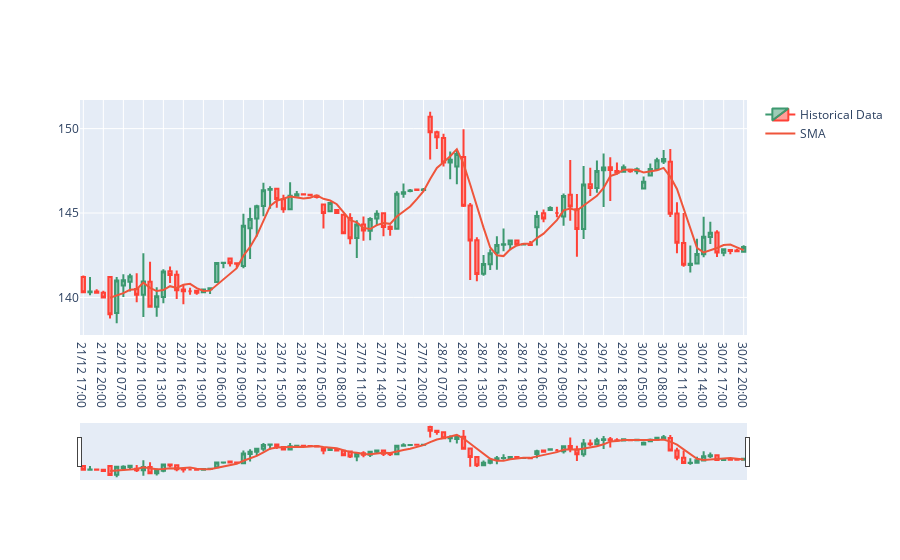

Source (notebook cell):
### Code cell
df = script_data.main_var
indicator = indicator1(df,5)

chart_data = go.Candlestick(x=timestamps, open=df['open'], high=df['high'], low=df['low'], close=df['close'],name="Historical Data")
fig = go.Figure(data=[chart_data])
ema= go.Scatter(x=timestamps, y=indicator['indicator'], mode='lines', name='SMA')
fig.layout.xaxis.type = 'category'
fig.add_trace(ema)
fig.show()
